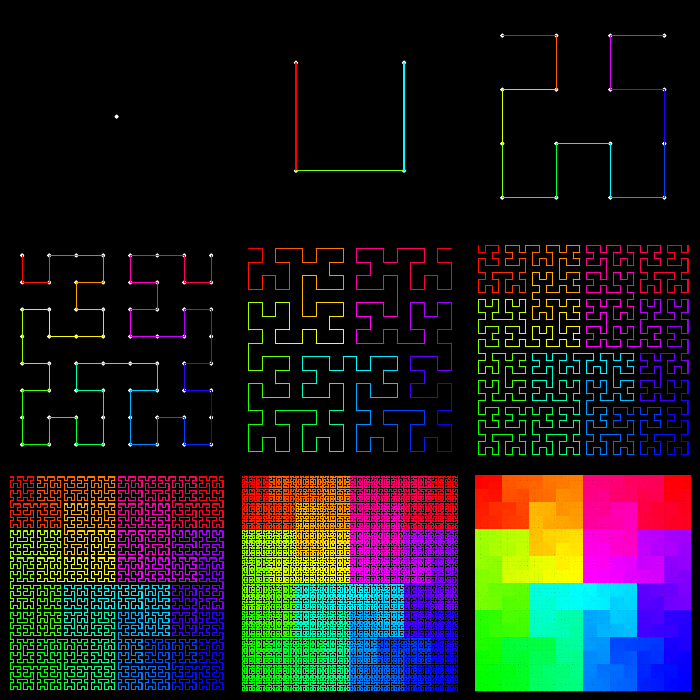

This figure's R source:
rotate <- function(unit, theta, center=c(0,0)) {
	x <- (unit$x-center[1])*cos(theta)-(unit$y-center[2])*sin(theta)+center[1]
	y <- (unit$x-center[1])*sin(theta)+(unit$y-center[2])*cos(theta)+center[2]
	return(data.frame(x, y))
}

shift <- function(unit, r) data.frame(x=unit$x+r[1], y=unit$y+r[2])

hrev <- function(unit) return(data.frame(x=rev(unit$x), y=rev(unit$y)))

hilbert <- function(N){
	if(N==0) return(data.frame(x=0.5, y=0.5))
	else{
		unit <- hilbert(N-1)
		newUnit <- rbind(
			hrev(shift(rotate(unit, pi/2, c(0.5,0.5))/2, c(0,0.5))),#upper left
			unit/2,#lower left
			shift(unit/2, c(0.5,0)),#lower right
			hrev(shift(rotate(unit, -pi/2, c(0.5,0.5))/2, c(0.5,0.5)))#upper right
		)
		return(newUnit)
	}
}

colLines <- function(pts, ...){
	xh <- pts$x
	yh <- pts$y
	arrows(
		xh[-length(xh)], yh[-length(yh)], 
		xh[-1], yh[-1], 
		length=0, col=rainbow(n=length(xh)),
		...
	)
}

pdf("hilbertCurve.pdf")
par(mar=c(0,0,0,0), xpd=NA)

par(bg="black", mfrow=c(3,3))
plot(0.5,0.5, col="white", pch=20, bty="n", axes=F, xlab="", ylab="")
for (n in 1:8){
	plot.new()
	plot.window(xlim=c(0,1), ylim= c(0,1), asp=1)
	if (n<4) points(hilbert(n), col="white", pch=20)
	colLines(hilbert(n))
}

par(mfrow=c(2,2))
plot(0.5,0.5, col="white", pch=20, bty="n", axes=F, xlab="", ylab="")
i <- c(2,2,1)
j <- c(1,2,2)
for (n in 1:3){
	par(mfg=c(i[n],j[n]))
	plot.new()
	plot.window(xlim=c(0,1), ylim= c(0,1), asp=1)
	points(hilbert(n), col="white", pch=20)
	colLines(hilbert(n))
}

par(bg="white", mfrow=c(1,1))
plot.new()
plot.window(xlim=c(0,1), ylim= c(0,1), asp=1)
lines(hilbert(7), col=rgb(1,0,0), lwd=0.002*96)
border <- data.frame(x=c(0,1,1,0,0), y=c(0,0,1,1,0))
border <- shift(1.04*border, c(-0.02, -0.02))
lines(border, col=rgb(1,0,0), lwd=0.002*96)

dev.off()
